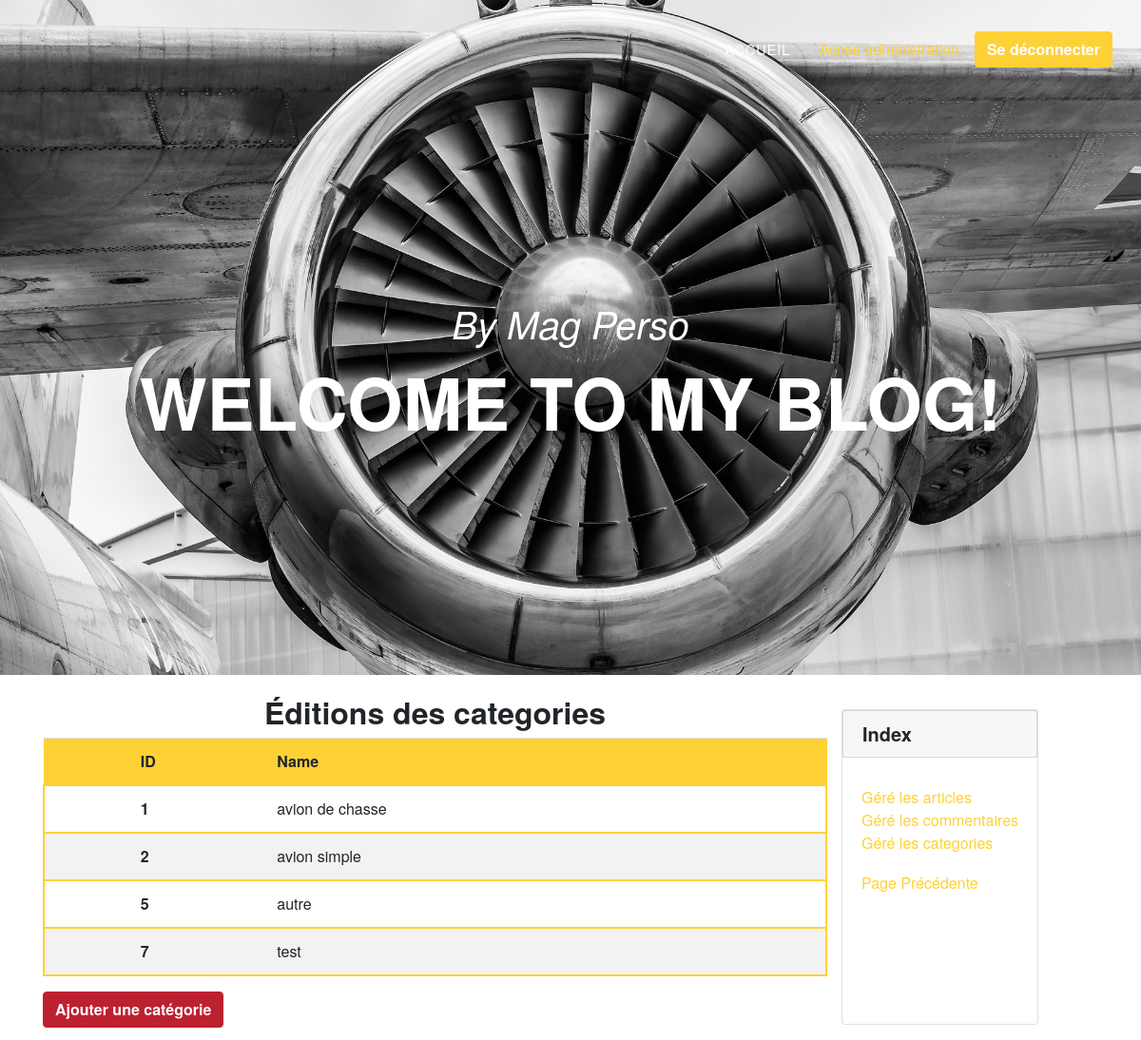
The page /index.php?action=manageCategories (signed in) on the database its author committed.
### tables this page shows
CREATE TABLE `categories` (
  `id_cat` int(11) NOT NULL,
  `name` varchar(255) NOT NULL
);

### controller/backController.php (called while the page is built, shortened)
<?php
require_once('model/categoryManager.php');
function listCategoryBack()
{
    $categories = getAllCategories();
    require('view/backend/manageCategoriesView.php');
}
?>

### index.php (called while the page is built, shortened)
<?php
getRoute();

### model/categoryManager.php (called while the page is built, shortened)
<?php
    function getAllCategories()
    {
        $db = dbConnect();
        $categories = $db->query('SELECT * FROM categories');
        return $categories;
    }

### view/backend/manageCategoriesView.php (the view, shortened to what this page needs)
<div class="row">
    <div class="col-lg-9">
        <h2 style="text-align: center"> Éditions des categories</h2>
        <div class="table-responsive">
            <table class="table table-striped">
                <tr class="column-border">
                    <th scope="col"></th>
                    <th scope="col">ID</th>
                    <th scope="col">Name</th>
                    <th scope="col"></th>
                </tr>
                <tr>
                    <?php
                    while ($data = $categories->fetch()) {
                    ?>
                    <th scope="col"></th>
                    <th scope="row"><?php echo nl2br(htmlspecialchars($data['id_cat'])); ?></th>
                    <td><?php echo htmlspecialchars($data['name']); ?></td>
                    <th scope="col"></th>
                </tr>
                    <?php
                    }
                    ?>
            </table>
            <td><a href="index.php?action=addCategories" ?><button type="button" class="btn btn-warning">Ajouter une catégorie</button></a></td>
        </div>
        <?php require('view/backend/template.php'); ?>

### public/css/agency.css (style rules this page uses)
body { overflow-x: hidden; font-family: 'Roboto Slab', 'Helvetica Neue', Helvetica, Arial, sans-serif; }
a { color: #fed136; }
h1, h2, h3, h4, h5, h6 { font-weight: 700; font-family: 'Montserrat', 'Helvetica Neue', Helvetica, Arial, sans-serif; }
.btn-warning { background: #bd2130; border-color: #bd2130; color: white; }
.btn { font-family: 'Montserrat', 'Helvetica Neue', Helvetica, Arial, sans-serif; font-weight: 700; }
.column-border { background-color: #fed136 !important; border: 1px solid #fed136 !important; }
table tr { border: 2px solid #fed136 !important; }

### rows shown on the page
categories: id_cat "1", name "avion de chasse"
categories: id_cat "2", name "avion simple"
categories: id_cat "5", name "autre"
categories: id_cat "7", name "test"
